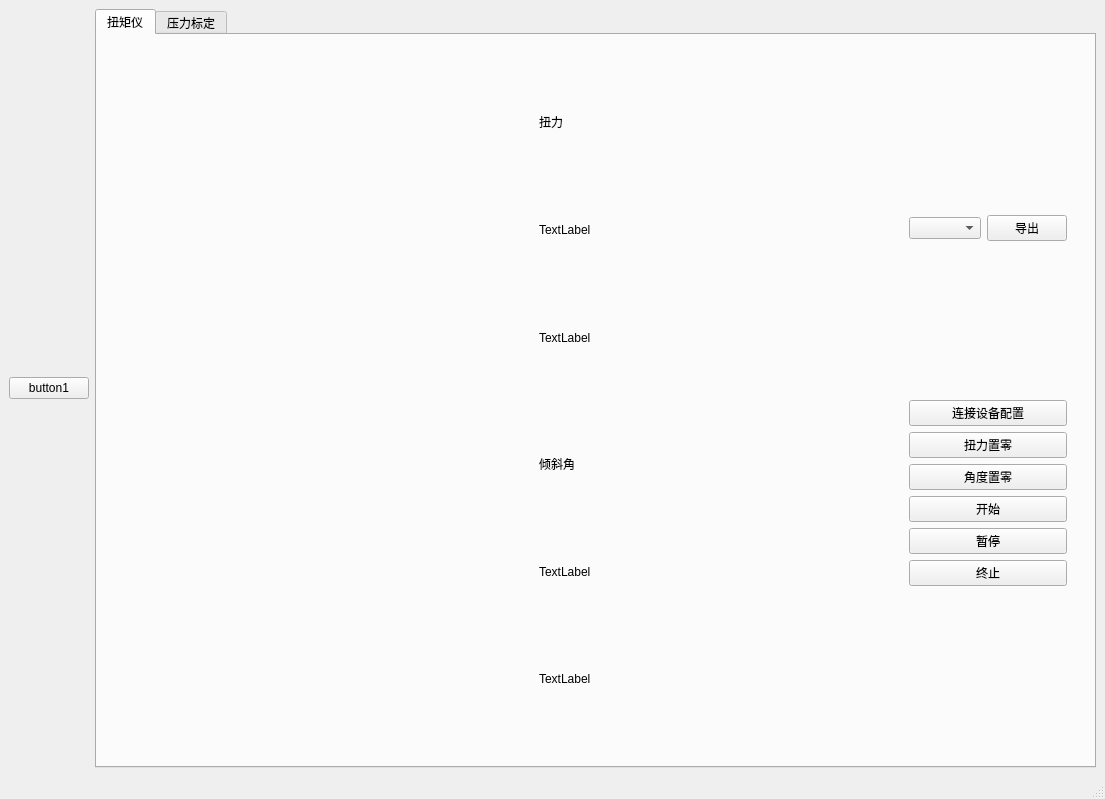
<?xml version="1.0" encoding="UTF-8"?>
<ui version="4.0">
 <class>MainWindow</class>
 <widget class="QMainWindow" name="MainWindow">
  <property name="geometry">
   <rect>
    <x>0</x>
    <y>0</y>
    <width>1105</width>
    <height>799</height>
   </rect>
  </property>
  <property name="windowTitle">
   <string>MainWindow</string>
  </property>
  <widget class="QWidget" name="centralwidget">
   <layout class="QHBoxLayout" name="horizontalLayout">
    <item>
     <widget class="QPushButton" name="button1">
      <property name="text">
       <string>button1</string>
      </property>
     </widget>
    </item>
    <item>
     <widget class="QTabWidget" name="tabWidget">
      <property name="currentIndex">
       <number>0</number>
      </property>
      <widget class="QWidget" name="tab_1">
       <attribute name="title">
        <string>扭矩仪</string>
       </attribute>
       <layout class="QHBoxLayout" name="horizontalLayout_5">
        <item>
         <widget class="QWidget" name="torque" native="true">
          <layout class="QHBoxLayout" name="horizontalLayout_8">
           <item>
            <widget class="QWidget" name="leftLayout" native="true">
             <property name="enabled">
              <bool>true</bool>
             </property>
             <property name="sizePolicy">
              <sizepolicy hsizetype="Expanding" vsizetype="Expanding">
               <horstretch>0</horstretch>
               <verstretch>0</verstretch>
              </sizepolicy>
             </property>
             <layout class="QVBoxLayout" name="verticalLayout_2">
              <item>
               <widget class="QWidget" name="widget_4" native="true">
                <layout class="QHBoxLayout" name="horizontalLayout_6">
                 <item>
                  <widget class="QCustomPlot" name="plotTorque" native="true">
                   <property name="minimumSize">
                    <size>
                     <width>400</width>
                     <height>100</height>
                    </size>
                   </property>
                  </widget>
                 </item>
                 <item>
                  <layout class="QVBoxLayout" name="verticalLayout_4">
                   <item>
                    <widget class="QLabel" name="labelTorque">
                     <property name="text">
                      <string>扭力</string>
                     </property>
                    </widget>
                   </item>
                   <item>
                    <widget class="QLabel" name="labelMaxTorque">
                     <property name="text">
                      <string>TextLabel</string>
                     </property>
                    </widget>
                   </item>
                   <item>
                    <widget class="QLabel" name="labelMinTorque">
                     <property name="text">
                      <string>TextLabel</string>
                     </property>
                    </widget>
                   </item>
                  </layout>
                 </item>
                </layout>
               </widget>
              </item>
              <item>
               <widget class="QWidget" name="widget_5" native="true">
                <layout class="QHBoxLayout" name="horizontalLayout_7">
                 <item>
                  <widget class="QCustomPlot" name="plotAngle" native="true">
                   <property name="minimumSize">
                    <size>
                     <width>400</width>
                     <height>100</height>
                    </size>
                   </property>
                  </widget>
                 </item>
                 <item>
                  <layout class="QVBoxLayout" name="verticalLayout_3">
                   <item>
                    <widget class="QLabel" name="labelAngle">
                     <property name="text">
                      <string>倾斜角</string>
                     </property>
                    </widget>
                   </item>
                   <item>
                    <widget class="QLabel" name="labelMaxAngle">
                     <property name="text">
                      <string>TextLabel</string>
                     </property>
                    </widget>
                   </item>
                   <item>
                    <widget class="QLabel" name="labelMinAngle">
                     <property name="text">
                      <string>TextLabel</string>
                     </property>
                    </widget>
                   </item>
                  </layout>
                 </item>
                </layout>
               </widget>
              </item>
             </layout>
            </widget>
           </item>
           <item>
            <widget class="QWidget" name="rigthLayout" native="true">
             <layout class="QVBoxLayout" name="verticalLayout_5">
              <item>
               <layout class="QHBoxLayout" name="horizontalLayout_4">
                <item>
                 <widget class="QComboBox" name="fileFormatComboBox">
                  <property name="minimumSize">
                   <size>
                    <width>0</width>
                    <height>0</height>
                   </size>
                  </property>
                  <property name="editable">
                   <bool>false</bool>
                  </property>
                  <property name="currentText">
                   <string/>
                  </property>
                  <property name="currentIndex">
                   <number>-1</number>
                  </property>
                  <property name="maxVisibleItems">
                   <number>10</number>
                  </property>
                  <property name="placeholderText">
                   <string/>
                  </property>
                  <property name="frame">
                   <bool>true</bool>
                  </property>
                 </widget>
                </item>
                <item>
                 <widget class="QPushButton" name="saveButton">
                  <property name="minimumSize">
                   <size>
                    <width>0</width>
                    <height>0</height>
                   </size>
                  </property>
                  <property name="text">
                   <string>导出</string>
                  </property>
                 </widget>
                </item>
               </layout>
              </item>
              <item>
               <layout class="QVBoxLayout" name="verticalLayout">
                <item>
                 <widget class="QPushButton" name="connect_device">
                  <property name="text">
                   <string>连接设备配置</string>
                  </property>
                 </widget>
                </item>
                <item>
                 <widget class="QPushButton" name="saveTorqueZeroButton">
                  <property name="text">
                   <string>扭力置零</string>
                  </property>
                 </widget>
                </item>
                <item>
                 <widget class="QPushButton" name="saveAngleZeroButton">
                  <property name="text">
                   <string>角度置零</string>
                  </property>
                 </widget>
                </item>
                <item>
                 <widget class="QPushButton" name="startButton">
                  <property name="text">
                   <string>开始</string>
                  </property>
                 </widget>
                </item>
                <item>
                 <widget class="QPushButton" name="pauseButton">
                  <property name="text">
                   <string>暂停</string>
                  </property>
                 </widget>
                </item>
                <item>
                 <widget class="QPushButton" name="resetButton">
                  <property name="text">
                   <string>终止</string>
                  </property>
                 </widget>
                </item>
               </layout>
              </item>
             </layout>
            </widget>
           </item>
          </layout>
         </widget>
        </item>
       </layout>
      </widget>
      <widget class="QWidget" name="tab_2">
       <attribute name="title">
        <string>压力标定</string>
       </attribute>
       <widget class="QPushButton" name="StopButton">
        <property name="geometry">
         <rect>
          <x>580</x>
          <y>710</y>
          <width>41</width>
          <height>61</height>
         </rect>
        </property>
        <property name="text">
         <string>暂停</string>
        </property>
       </widget>
       <widget class="QLineEdit" name="ReminderEdit">
        <property name="geometry">
         <rect>
          <x>320</x>
          <y>720</y>
          <width>171</width>
          <height>41</height>
         </rect>
        </property>
       </widget>
       <widget class="QTextEdit" name="ValueEdit">
        <property name="geometry">
         <rect>
          <x>780</x>
          <y>670</y>
          <width>104</width>
          <height>70</height>
         </rect>
        </property>
       </widget>
       <widget class="QLineEdit" name="ErrorLabel">
        <property name="geometry">
         <rect>
          <x>990</x>
          <y>770</y>
          <width>111</width>
          <height>25</height>
         </rect>
        </property>
        <property name="text">
         <string>当前读取误差</string>
        </property>
       </widget>
       <widget class="QLineEdit" name="CurrnetValuelabel">
        <property name="geometry">
         <rect>
          <x>780</x>
          <y>760</y>
          <width>121</width>
          <height>25</height>
         </rect>
        </property>
        <property name="text">
         <string>当前读取数值</string>
        </property>
       </widget>
       <widget class="QWidget" name="gridLayoutWidget">
        <property name="geometry">
         <rect>
          <x>20</x>
          <y>40</y>
          <width>641</width>
          <height>611</height>
         </rect>
        </property>
        <layout class="QGridLayout" name="gridLayout_3"/>
       </widget>
       <widget class="QLineEdit" name="ErrorLabel_2">
        <property name="geometry">
         <rect>
          <x>1170</x>
          <y>770</y>
          <width>101</width>
          <height>25</height>
         </rect>
        </property>
        <property name="text">
         <string>均方差</string>
        </property>
       </widget>
       <widget class="QPushButton" name="configbotton">
        <property name="geometry">
         <rect>
          <x>10</x>
          <y>670</y>
          <width>151</width>
          <height>81</height>
         </rect>
        </property>
        <property name="text">
         <string>写入设备配置</string>
        </property>
       </widget>
       <widget class="QTextEdit" name="MeanErrorEdit">
        <property name="geometry">
         <rect>
          <x>1170</x>
          <y>680</y>
          <width>111</width>
          <height>70</height>
         </rect>
        </property>
       </widget>
       <widget class="QLineEdit" name="TestEdit">
        <property name="geometry">
         <rect>
          <x>200</x>
          <y>0</y>
          <width>131</width>
          <height>41</height>
         </rect>
        </property>
        <property name="text">
         <string>标定进度提示</string>
        </property>
       </widget>
       <widget class="QComboBox" name="Clientcombox">
        <property name="geometry">
         <rect>
          <x>170</x>
          <y>670</y>
          <width>121</width>
          <height>31</height>
         </rect>
        </property>
        <item>
         <property name="text">
          <string>无设备连接</string>
         </property>
        </item>
       </widget>
       <widget class="QPushButton" name="ClearButton">
        <property name="geometry">
         <rect>
          <x>650</x>
          <y>710</y>
          <width>41</width>
          <height>61</height>
         </rect>
        </property>
        <property name="text">
         <string>复位</string>
        </property>
       </widget>
       <widget class="QTextEdit" name="ErrorEdit">
        <property name="geometry">
         <rect>
          <x>990</x>
          <y>680</y>
          <width>104</width>
          <height>70</height>
         </rect>
        </property>
       </widget>
       <widget class="QLineEdit" name="TcpEdit">
        <property name="geometry">
         <rect>
          <x>320</x>
          <y>670</y>
          <width>441</width>
          <height>41</height>
         </rect>
        </property>
        <property name="text">
         <string>等待下位机连接，端口号：1234</string>
        </property>
       </widget>
       <widget class="QPushButton" name="startbutton">
        <property name="geometry">
         <rect>
          <x>510</x>
          <y>710</y>
          <width>51</width>
          <height>61</height>
         </rect>
        </property>
        <property name="text">
         <string>开始</string>
        </property>
       </widget>
       <widget class="QPushButton" name="connectdevice">
        <property name="geometry">
         <rect>
          <x>170</x>
          <y>720</y>
          <width>121</width>
          <height>71</height>
         </rect>
        </property>
        <property name="text">
         <string>连接设备配置</string>
        </property>
       </widget>
       <widget class="QTabWidget" name="tabWidget_2">
        <property name="geometry">
         <rect>
          <x>700</x>
          <y>10</y>
          <width>571</width>
          <height>621</height>
         </rect>
        </property>
        <property name="currentIndex">
         <number>1</number>
        </property>
        <widget class="QWidget" name="tab">
         <attribute name="title">
          <string>Tab 1</string>
         </attribute>
         <widget class="QTableWidget" name="tableWidget">
          <property name="geometry">
           <rect>
            <x>20</x>
            <y>50</y>
            <width>551</width>
            <height>481</height>
           </rect>
          </property>
          <row>
           <property name="text">
            <string>行1</string>
           </property>
          </row>
          <row>
           <property name="text">
            <string>行2</string>
           </property>
          </row>
          <row>
           <property name="text">
            <string>行3</string>
           </property>
          </row>
          <row>
           <property name="text">
            <string>行4</string>
           </property>
          </row>
          <row>
           <property name="text">
            <string>行5</string>
           </property>
          </row>
          <row>
           <property name="text">
            <string>行6</string>
           </property>
          </row>
          <row>
           <property name="text">
            <string>行7</string>
           </property>
          </row>
          <row>
           <property name="text">
            <string>行8</string>
           </property>
          </row>
          <row>
           <property name="text">
            <string>行9</string>
           </property>
          </row>
          <row>
           <property name="text">
            <string>行10</string>
           </property>
          </row>
          <row>
           <property name="text">
            <string>行11</string>
           </property>
          </row>
          <row>
           <property name="text">
            <string>行12</string>
           </property>
          </row>
          <row>
           <property name="text">
            <string>行13</string>
           </property>
          </row>
          <row>
           <property name="text">
            <string>行14</string>
           </property>
          </row>
          <row>
           <property name="text">
            <string>行15</string>
           </property>
          </row>
          <row>
           <property name="text">
            <string>行16</string>
           </property>
          </row>
          <column>
           <property name="text">
            <string>列1</string>
           </property>
          </column>
          <column>
           <property name="text">
            <string>列2</string>
           </property>
          </column>
          <column>
           <property name="text">
            <string>列3</string>
           </property>
          </column>
          <column>
           <property name="text">
            <string>列4</string>
           </property>
          </column>
          <column>
           <property name="text">
            <string>列5</string>
           </property>
          </column>
          <column>
           <property name="text">
            <string>列6</string>
           </property>
          </column>
          <column>
           <property name="text">
            <string>列7</string>
           </property>
          </column>
          <column>
           <property name="text">
            <string>列8</string>
           </property>
          </column>
          <column>
           <property name="text">
            <string>列9</string>
           </property>
          </column>
          <column>
           <property name="text">
            <string>列10</string>
           </property>
          </column>
          <column>
           <property name="text">
            <string>列11</string>
           </property>
          </column>
          <column>
           <property name="text">
            <string>列12</string>
           </property>
          </column>
          <column>
           <property name="text">
            <string>列13</string>
           </property>
          </column>
          <column>
           <property name="text">
            <string>列14</string>
           </property>
          </column>
          <column>
           <property name="text">
            <string>列15</string>
           </property>
          </column>
          <column>
           <property name="text">
            <string>列16</string>
           </property>
          </column>
         </widget>
         <widget class="QPushButton" name="table_button">
          <property name="geometry">
           <rect>
            <x>140</x>
            <y>10</y>
            <width>211</width>
            <height>31</height>
           </rect>
          </property>
          <property name="text">
           <string>16*16实时压力分布图</string>
          </property>
         </widget>
        </widget>
        <widget class="QWidget" name="tab_3">
         <attribute name="title">
          <string>Tab 2</string>
         </attribute>
         <widget class="QTextEdit" name="pressure_edit">
          <property name="geometry">
           <rect>
            <x>40</x>
            <y>50</y>
            <width>441</width>
            <height>151</height>
           </rect>
          </property>
         </widget>
         <widget class="QTextEdit" name="torque_edit">
          <property name="geometry">
           <rect>
            <x>40</x>
            <y>270</y>
            <width>441</width>
            <height>181</height>
           </rect>
          </property>
         </widget>
         <widget class="QLineEdit" name="lineEdit">
          <property name="geometry">
           <rect>
            <x>40</x>
            <y>10</y>
            <width>131</width>
            <height>31</height>
           </rect>
          </property>
          <property name="text">
           <string>单点标定设备</string>
          </property>
         </widget>
         <widget class="QLineEdit" name="lineEdit_2">
          <property name="geometry">
           <rect>
            <x>40</x>
            <y>220</y>
            <width>131</width>
            <height>41</height>
           </rect>
          </property>
          <property name="text">
           <string>扭矩仪</string>
          </property>
         </widget>
        </widget>
       </widget>
      </widget>
     </widget>
    </item>
   </layout>
  </widget>
  <widget class="QMenuBar" name="menubar">
   <property name="geometry">
    <rect>
     <x>0</x>
     <y>0</y>
     <width>1105</width>
     <height>21</height>
    </rect>
   </property>
  </widget>
  <widget class="QStatusBar" name="statusbar"/>
 </widget>
 <customwidgets>
  <customwidget>
   <class>QCustomPlot</class>
   <extends>QWidget</extends>
   <header>qcustomplot.h</header>
   <container>1</container>
  </customwidget>
 </customwidgets>
 <resources/>
 <connections/>
</ui>
